Frame 1 (no input): blank canvas, image omitted
Frame 60 (no input): blank canvas, image omitted
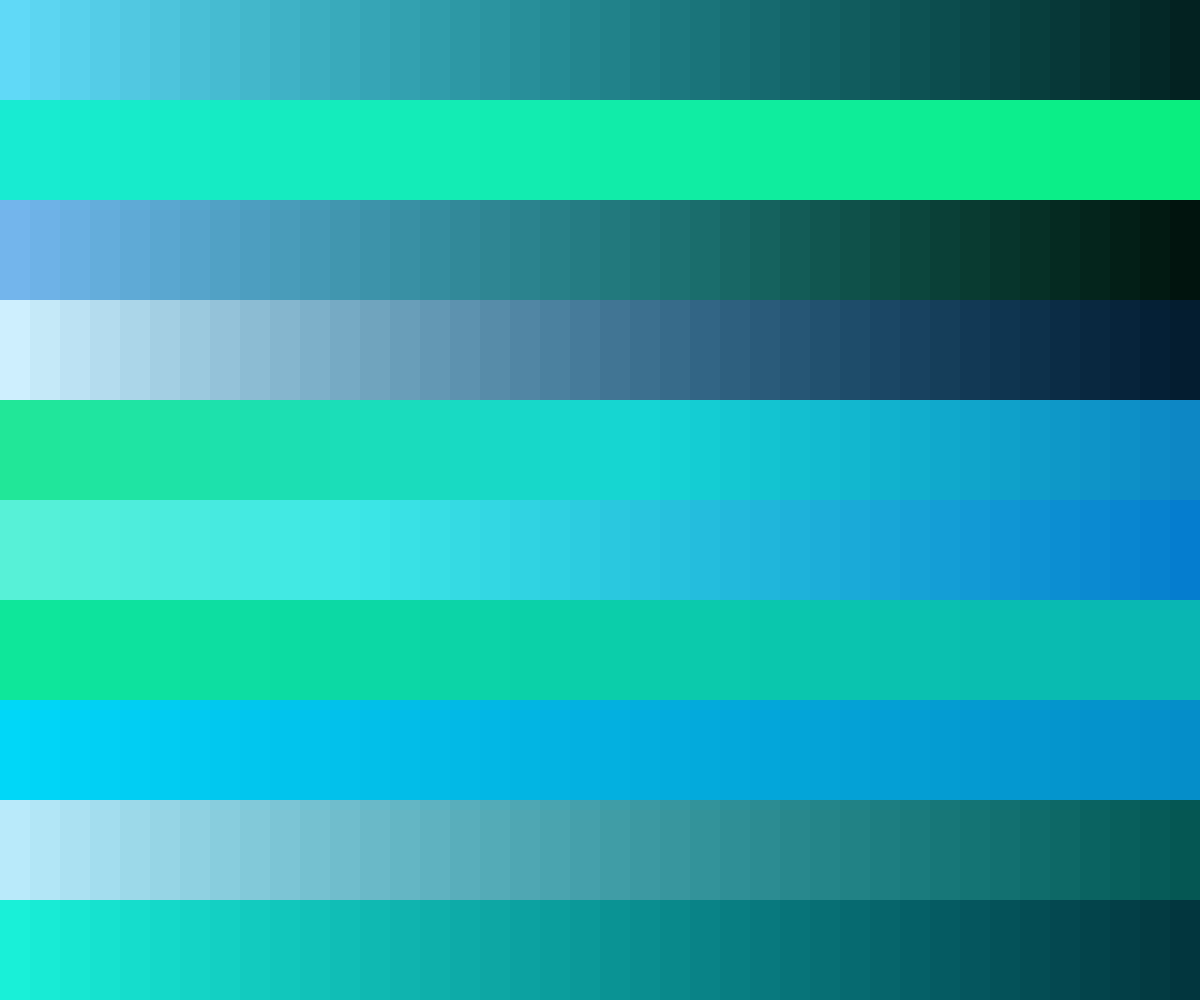
Frame 120 (the mouse pressed at the canvas centre since frame 60)

The p5.js sketch whose frames 1 and 60 were blank and that drew this single picture after the mouse press (run headless with seeded random() and noise() and a simulated clock; from frame 60 on, the mouse is pressed at the canvas centre):

// p5.js sketch
// ── sketch.js
// July 28, 21
// "Interpolating Colors" 

// ---------------------------
var tileCountYMax = 20;
var colLeft;
var colRight;

function setup() {
  colorMode(HSB);
  cnv = createCanvas(windowWidth, windowHeight);

  colLeft = chooseColorList(tileCountYMax, 0, 60, 0, 100, 90, 100);
  colRight = chooseColorList(tileCountYMax, map(constrain(mouseX, 0, width), 0, width, 0, 300), map(constrain(mouseX, 0, width), 0, width, 60, 360), 90, 100, 0, 100);
  print(colLeft, colRight);
}

function draw() {
  // Clearing the screen
  clear();

  // Setting Stroke
  noStroke();

  // Calculating tiles and tile sizes
  let tileCountX = int(map(mouseX, 0, width, 1, 80));
  let tileCountY = int(map(mouseY, 0, height, 1, 20));
  let tileWidthX = width / tileCountX;
  let tileWidthY = height / tileCountY;

  for (let gridY = 0; gridY < tileCountY; gridY++) {
    let blockLeft = colLeft[gridY];
    let blockRight = colRight[gridY];

    for (let gridX = 0; gridX < tileCountX; gridX++) {
      // Defines the coordinate positions of the current block
      let posX = tileWidthX * gridX;
      let posY = tileWidthY * gridY;

      let amount = map(posX, 0, width - 1, 0, 1); // this is the ratio of the current x iter in porportion to the range

      //fill(map(posX, 0, width, 0, 360), map(posY, 0, height, 100, 100), 100);
      fill(lerpColor(blockLeft, blockRight, amount));

      rect(posX, posY, tileWidthX + 1, tileWidthY + 1);

      /*
      if (random([0, 1]) == 0) {
        rect(posX, posY, tileWidthX + 1, tileWidthY + 1);
      }
      */
    } 
  }
}

function mousePressed() {
  colLeft = chooseColorList(tileCountYMax, map(constrain(mouseY, 0, height), 0, height, 0, 300), map(constrain(mouseY, 0, height), 0, height, 60, 360), 0, 100, 90, 100);
  colRight = chooseColorList(tileCountYMax, map(constrain(mouseX, 0, width), 0, width, 0, 300), map(constrain(mouseX, 0, width), 0, width, 60, 360), 90, 100, 0, 100);
}

function chooseColorList(len, start_hue, end_hue, start_sat, end_start, start_bright, end_bright) {
  let lst = [];
  for (let i = 0; i < len - 1; i++) {
    lst[i] = color(random(start_hue, end_hue), random(start_sat, end_start), random(start_bright, end_bright));
  }

  return lst;
}
